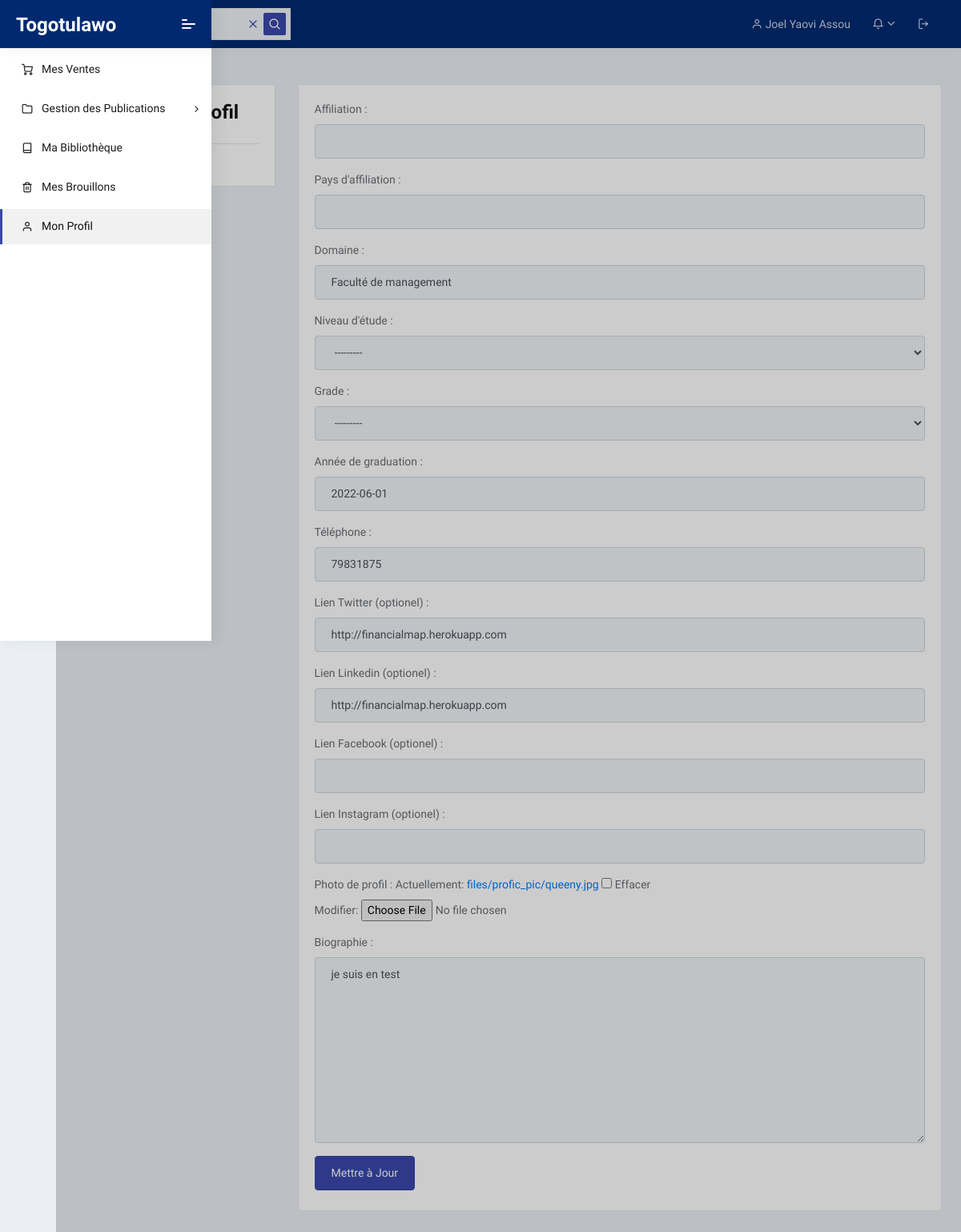
/dashboard/profil/ (signed in), run on the app's committed database.
### account/models.py (models this page shows, shortened)
class Auteur(models.Model):
    user = models.OneToOneField(User, on_delete=models.CASCADE)
    niveau_etude = models.CharField(max_length=50, choices=option, null=True, blank=True,)
    grade = models.CharField(max_length=50, choices=grad, null=True, blank=True,)
    faculte = models.CharField(max_length=50, null=True, blank=True,)
    affiliation = models.CharField(max_length=50, null=True, blank=True,)
    pays_affiliation = models.CharField(max_length=50, null=True, blank=True,)
    annee_graduation = models.DateField(null=True, blank=True,)
    tel = models.PositiveIntegerField(null=True, blank=True,)
    twitter_link = models.URLField(max_length=200, null=True, blank=True,)
    linkedin_link = models.URLField(max_length=200, null=True, blank=True,)
    fbook_link = models.URLField(max_length=200, null=True, blank=True,)
    insta_link = models.URLField(max_length=200, null=True, blank=True,)
    bio = models.CharField(max_length=1000, null=True, blank=True,)
    image = models.ImageField(
        default='files/profic_pic/t_user.png', null=True, blank=True, upload_to='files/profic_pic')

### dashboard/views.py (the view)
# urls.py: path('profil/' , author_profil , name="profil"),
@login_required(login_url='/account/login')
def author_profil(request):
   user = request.user.auteur
   form = ProfilForm(instance=user)
   if request.method == 'POST':
        form = ProfilForm(request.POST, request.FILES, instance=user)
        if form.is_valid():
            form.save()
   context = {'form': form}
   return render(request, 'profil.html', context)

### dashboard/templates/profil.html (shortened to what this page needs)
{% extends 'index.html' %}
{% load article_custom_tags %}
{% load humanize %}
{% block content %}
<br>
<div class="row">
	<div class="col-md-3">
		<div class="card card-body">
			<h3 style="text-align: center">Photo de profil</h3>
		</div>
	</div>
	<div class="col-md-9">
		<div class="card card-body">
			<form method="POST" action="" enctype="multipart/form-data">
				{{form.as_p}}
			<input class="btn btn-primary" type="submit" name="Update Information" value="Mettre à Jour">
			</form>
		</div>
	</div>
</div>
{% endblock %}

### dashboard/templates/index.html (shortened to what this page needs)
{% load static %}
<!DOCTYPE html>
<html lang="en">
<head>
	<link rel="stylesheet" type="text/css" href="{% static '/dashboard/assets/fonts/fontawesome/css/fontawesome-all.min.css' %}">
	<link rel="stylesheet" type="text/css" href="{% static '/dashboard/assets/plugins/animation/css/animate.min.css' %}">
	<link rel="stylesheet" type="text/css" href="https://stackpath.bootstrapcdn.com/bootstrap/4.3.1/css/bootstrap.min.css"
>
	<link href="{% static '/maxcdn.bootstrapcdn.com/bootstrap/3.3.0/css/bootstrap.min.css' %}" rel="stylesheet" id="bootstrap-css">
	<link rel="stylesheet" type="text/css" href="{% static '/dashboard/assets/css/style.css' %}">
	<link rel="stylesheet" href="{% static '/dashboard/assets/css/dash.css' %}">
</head>
<body class="">
	<nav class="pcoded-navbar menupos-fixed menu-light brand-blue ">
		<div class="navbar-wrapper ">
			<div class="navbar-brand header-logo">
				<a href="{% url 'main:accueil' %}" class="b-brand" style=" margin-top: 10px;">
					<h3 style="color: rgb(255, 255, 255);" >Togotulawo</h3>
				</a>
				<a class="mobile-menu" id="mobile-collapse" href="#!"><span></span></a>
			</div>
			<div class="navbar-content scroll-div">
				<ul class="nav pcoded-inner-navbar">
					<li class="nav-item"><a href="{% url 'dashboard:ventes' %}" class="nav-link"><span class="pcoded-micon"><i
						class="feather icon-shopping-cart"></i></span><span class="pcoded-mtext">Mes Ventes</span></a>
					</li>
					<li class="nav-item pcoded-hasmenu">
						<a href="#" class="nav-link"><span class="pcoded-micon"><i
									class="feather icon-folder"></i></span><span class="pcoded-mtext">Gestion des
								Publications</span></a>
					</li>
					<li class="nav-item"><a href="" class="nav-link"><span class="pcoded-micon"><i
						class="feather icon-book"></i></span><span class="pcoded-mtext">Ma Bibliothèque</span></a>
					</li>
					<li class="nav-item"><a href="{% url 'dashboard:brouillon' %}" class="nav-link"><span class="pcoded-micon"><i
						class="feather icon-trash-2"></i></span><span class="pcoded-mtext">Mes Brouillons</span></a>
					</li>
					<li class="nav-item"><a href="{% url 'dashboard:profil' %}" class="nav-link"><span class="pcoded-micon"><i
						class="feather icon-user"></i></span><span class="pcoded-mtext">Mon Profil</span></a>
					</li>
			</ul>
			</div>
		</div>
	</nav>
	<header class="navbar pcoded-header header-blue navbar-expand-lg navbar-light headerpos-fixed">
		<div class="collapse navbar-collapse">
			<ul class="navbar-nav mr-auto">
				<li class="nav-item">
					<div class="main-search open">
						<div class="input-group">
							<a href="#!" class="input-group-append search-close">
								<i class="feather icon-x input-group-text"></i>
							</a>
							<span class="input-group-append search-btn btn btn-primary">
								<i class="feather icon-search input-group-text"></i>
							</span>
						</div>
					</div>
				</li>
			</ul>
			<ul class="navbar-nav ml-auto">
			<li>
				<div class="dropdown drp-user">
					<div class="pro-head">
						<i class="icon feather icon-user"></i>
						<span style="font: bold;">{{request.user.get_full_name}}</span>
					</div>
				</div>
			</li>
			<li>
				<div class="dropdown">
					<a class="dropdown-toggle" href="#" data-toggle="dropdown"><i
							class="icon feather icon-bell"></i></a>
				</div>
			</li>
			<li>
				<div class="dropdown drp-user">
					<div class="pro-head">
						<a href="{% url 'account:logout' %}" class="dud-logout" title="Logout">
							<i class="feather icon-log-out"></i>
						</a>
					</div>
				</div>
			</li>
			</ul>
		</div>
	</header>
	<div class="pcoded-main-container">
		<div class="pcoded-wrapper">
			<div class="pcoded-content">
				<div class="pcoded-inner-content">
					<div class="main-body">
						<div class="page-wrapper">
							{% block content %}
							{% endblock %}
						</div>
					</div>
				</div>
			</div>
		</div>
</body>
</html>

### static/dashboard/assets/css/dash.css (style rules this page uses)
body { background-color: #ebeff5; }

### data on the page
Auteur: faculte "Faculté de management", niveau_etude "---------", grade "---------", annee_graduation "2022-06-01", tel "79831875", twitter_link "http://financialmap.herokuapp.com", linkedin_link "http://financialmap.herokuapp.com", bio "je suis en test"

### other printed values
{{ request.user.get_full_name }} "Joel Yaovi Assou"
